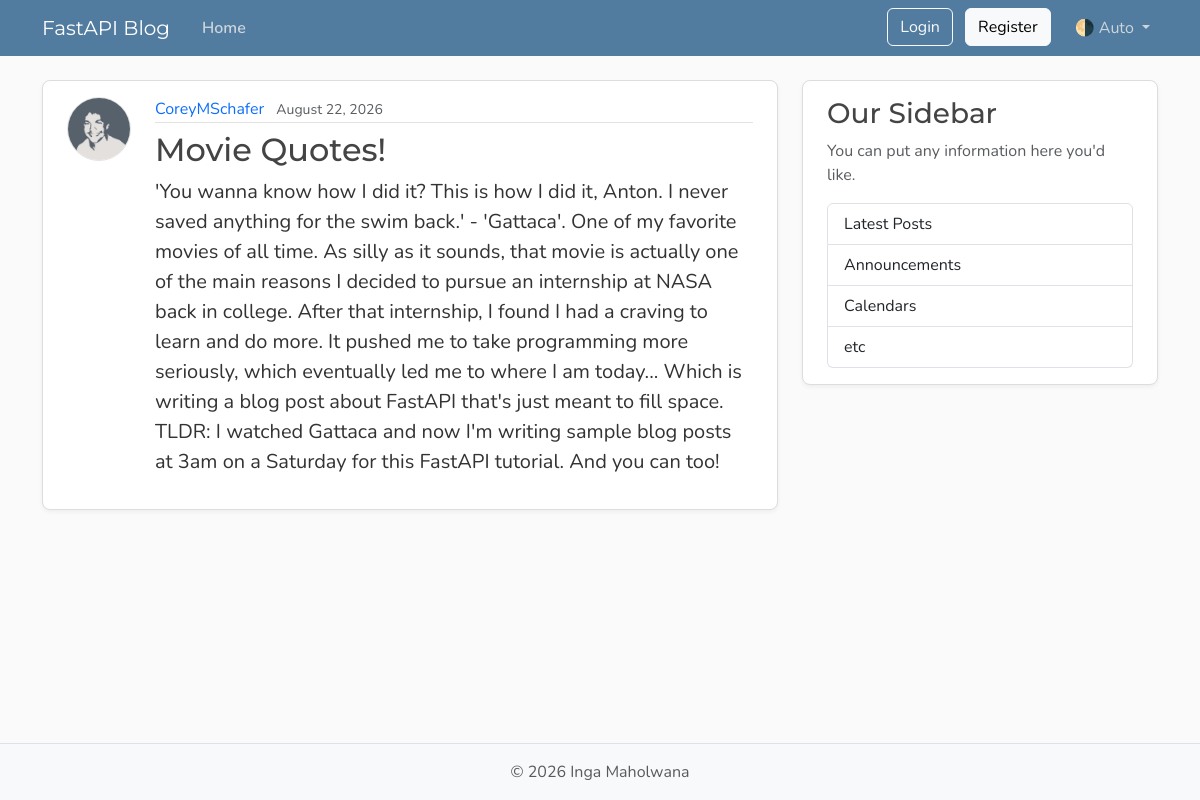
The page /posts/2 on the database its author committed.
### models.py (models this page shows, shortened)
class User(Base):
    __tablename__ = "users"
    id: Mapped[int] = mapped_column(Integer, primary_key=True, index=True)
    username: Mapped[str] = mapped_column(String(50), unique=True, nullable=False)
    email: Mapped[str] = mapped_column(String(120), unique=True, nullable=False)
    password_hash: Mapped[str] = mapped_column(String(200), nullable=False)
    image_file: Mapped[str | None] = mapped_column(
        String(200),
        nullable=True,
        default=None,
    )
    posts: Mapped[list[Post]] = relationship(
        back_populates="author",
        cascade="all, delete-orphan",
    )
    reset_tokens: Mapped[list[PasswordResetToken]] = relationship(
        back_populates="user",
        cascade="all, delete-orphan",
    )

class Post(Base):
    __tablename__ = "posts"
    id: Mapped[int] = mapped_column(Integer, primary_key=True, index=True)
    title: Mapped[str] = mapped_column(String(100), nullable=False)
    content: Mapped[str] = mapped_column(Text, nullable=False)
    user_id: Mapped[int] = mapped_column(
        ForeignKey("users.id"),
        nullable=False,
        index=True,
    )
    date_posted: Mapped[datetime] = mapped_column(
        DateTime(timezone=True),
        default=lambda: datetime.now(timezone.utc),
    )
    author: Mapped[User] = relationship(back_populates="posts")

### main.py (the view)
@app.get("/posts/{post_id}", include_in_schema=False)
async def post_page(
    request: Request,
    post_id: int,
    db: Annotated[AsyncSession, Depends(get_db)],
):
    result = await db.execute(
        select(models.Post)
        .options(selectinload(models.Post.author))
        .where(models.Post.id == post_id),
    )
    post = result.scalars().first()
    if post:
        title = post.title[:50]
        return templates.TemplateResponse(
            request,
            "post.html",
            {"post": post, "title": title},
        )
    raise HTTPException(status_code=status.HTTP_404_NOT_FOUND, detail="Post not found")

### templates/post.html (shortened to what this page needs)
{% extends "layout.html" %}
{% block content %}
    <article class="content-section py-3 px-4 mb-4">
        <div class="d-flex align-items-start gap-4">
            <img class="rounded-circle article-img flex-shrink-0"
                 src="{{ post.author.image_path }}"
                 alt="{{ post.author.username }}'s profile picture"
                 width="64"
                 height="64"
                 loading="lazy">
            <div class="flex-grow-1">
                <div class="article-metadata mb-2">
                    <a class="me-2"
                       href="{{ url_for("user_posts", user_id=post.author.id) }}">{{ post.author.username }}</a>
                    <small class="text-body-secondary">{{ post.date_posted.strftime("%B %d, %Y") }}</small>
                </div>
                <h2 class="article-title">{{ post.title }}</h2>
                <p class="article-content">{{ post.content }}</p>
            </div>
        </div>
    </article>
{% endblock content %}

### templates/layout.html (shortened to what this page needs)
<!DOCTYPE html>
<html lang="en">
    <head>
        <link href="https://cdn.jsdelivr.net/npm/bootstrap@5.3.8/dist/css/bootstrap.min.css"
              rel="stylesheet"
>
        <link rel="stylesheet"
              type="text/css"
              href="{{ url_for("static", path='css/main.css') }}">
    </head>
    <body class="d-flex flex-column min-vh-100">
        <header class="site-header">
            <nav class="navbar navbar-expand-md bg-steel fixed-top"
                 data-bs-theme="dark">
                <div class="container">
                    <a class="navbar-brand me-4" href="{{ url_for("home") }}">FastAPI Blog</a>
                    <div class="collapse navbar-collapse" id="navbarToggle">
                        <div class="navbar-nav me-auto">
                            <a class="nav-link active"
                               aria-current="page"
                               href="{{ url_for("home") }}">Home</a>
                        </div>
                        <div class="navbar-nav">
                            <div id="loggedOutNav">
                                <a class="btn btn-outline-light mb-2 mb-md-0 me-md-2"
                                   href="{{ url_for("login_page") }}">Login</a>
                                <a class="btn btn-light mb-2 mb-md-0 me-md-3"
                                   href="{{ url_for("register_page") }}">Register</a>
                            </div>
                            <div class="nav-item dropdown">
                                <a class="nav-link dropdown-toggle"
                                   href="#"
                                   role="button"
                                   id="bd-theme"
                                   data-bs-toggle="dropdown"
                                   aria-expanded="false">
                                    <span id="bd-theme-text">🌗 Auto</span>
                                </a>
                            </div>
                        </div>
                    </div>
                </div>
            </nav>
        </header>
        <main role="main" class="container">
            <div class="row">
                <div class="col-md-8">
                    {% block content %}
                    {% endblock content %}
                </div>
                <aside class="col-md-4">
                    <div class="content-section py-3 px-4 mb-4">
                        <h3>Our Sidebar</h3>
                        <p class="text-body-secondary">You can put any information here you'd like.</p>
                        <ul class="list-group">
                            <li class="list-group-item">Latest Posts</li>
                            <li class="list-group-item">Announcements</li>
                            <li class="list-group-item">Calendars</li>
                            <li class="list-group-item">etc</li>
                        </ul>
                    </div>
                </aside>
            </div>
        </main>
        <footer class="mt-auto py-3 bg-body-tertiary border-top">
            <div class="container text-center">
                <p class="text-body-secondary mb-0">
                    © <span id="year"></span> Inga Maholwana
                </p>
            </div>
        </footer>
    </body>
</html>

### static/css/main.css (style rules this page uses)
:root { --font-heading: "Montserrat", system-ui, -apple-system, BlinkMacSystemFont, sans-serif; --font-body: "Nunito", system-ui, -apple-system, BlinkMacSystemFont, sans-serif; --color-bg-body: #fafafa; --color-bg-content: #ffffff; --color-text-primary: #333333; --color-text-heading: #444444; --color-steel: #527c9f; --color-nav-link: #cbd5db; --color-nav-link-hover: #ffffff; --color-link-hover: #428bca; --color-border: #dddddd; --color-border-light: #e3e3e3; --spacing-xl: 5rem; --article-img-size: 4rem; --account-img-size: 7.813rem; }
body { font-family: var(--font-body); background: var(--color-bg-body); color: var(--color-text-primary); }
main { padding-top: var(--spacing-xl); }
h1, h2, h3, h4, h5, h6 { font-family: var(--font-heading); color: var(--color-text-heading); }
.navbar-brand { font-family: var(--font-heading); }
a { text-decoration: none; }
.bg-steel { background-color: var(--color-steel); }
.site-header .navbar-nav .nav-link { color: var(--color-nav-link); transition: color 0.2s ease-in-out; }
.site-header .navbar-nav .nav-link.active { font-weight: 600; }
.content-section { background: var(--color-bg-content); border: 1px solid var(--color-border); border-radius: 0.5rem; box-shadow: 0 2px 4px rgba(15, 23, 42, 0.05); transition: box-shadow 0.15s ease, transform 0.15s ease, border-color 0.15s ease; }
.article-title { color: var(--color-text-heading); transition: color 0.2s ease-in-out; }
.article-content { white-space: pre-line; font-size: 1.25rem; }
.article-img { height: var(--article-img-size); width: var(--article-img-size); flex-shrink: 0; object-fit: cover; border: 1px solid var(--color-border-light); box-shadow: 0 0 0 2px var(--color-bg-content); }
.article-metadata { padding-bottom: 0.063rem; border-bottom: 1px solid var(--color-border-light); }
.article-metadata a { transition: color 0.2s ease-in-out; }
[data-bs-theme="dark"] { --color-bg-body: #1a1a1a; --color-bg-content: #2d2d2d; --color-text-primary: #e0e0e0; --color-text-heading: #f0f0f0; --color-border: #404040; --color-border-light: #4a4a4a; }

### rows shown on the page
User: author.image_path (picture), author.username "CoreyMSchafer"
Post: date_posted "August 22, 2026", title "Movie Quotes!", content "'You wanna know how I did it? This is how I did it, Anton. I never saved anything for the swim back.' - 'Gattaca'. One of my favorite movies of all time. As silly as it sounds, that movie is actually one of the main reasons I decided to pursue an internship at NASA back in college. After that internship, I found I had a craving to learn and do more. It pushed me to take programming more seriously, which eventually led me to where I am today... Which is writing a blog post about FastAPI that's just meant to fill space. TLDR: I watched Gattaca and now I'm writing sample blog posts at 3am on a Saturday for this FastAPI tutorial. And you can too!"
